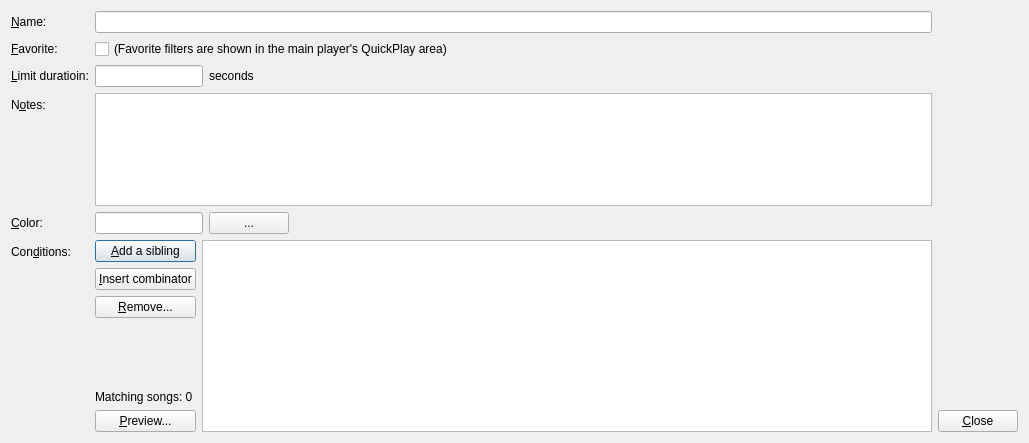
<?xml version="1.0" encoding="UTF-8"?>
<ui version="4.0">
 <class>DlgEditFilter</class>
 <widget class="QDialog" name="DlgEditFilter">
  <property name="geometry">
   <rect>
    <x>0</x>
    <y>0</y>
    <width>1029</width>
    <height>443</height>
   </rect>
  </property>
  <property name="windowTitle">
   <string>SkauTan: Filter</string>
  </property>
  <layout class="QHBoxLayout" name="horizontalLayout_2">
   <item>
    <layout class="QFormLayout" name="formLayout">
     <property name="labelAlignment">
      <set>Qt::AlignLeading|Qt::AlignLeft|Qt::AlignTop</set>
     </property>
     <item row="0" column="0">
      <widget class="QLabel" name="label">
       <property name="text">
        <string>&amp;Name:</string>
       </property>
       <property name="buddy">
        <cstring>leDisplayName</cstring>
       </property>
      </widget>
     </item>
     <item row="0" column="1">
      <widget class="QLineEdit" name="leDisplayName"/>
     </item>
     <item row="3" column="0">
      <widget class="QLabel" name="label_2">
       <property name="text">
        <string>N&amp;otes:</string>
       </property>
       <property name="buddy">
        <cstring>pteNotes</cstring>
       </property>
      </widget>
     </item>
     <item row="3" column="1">
      <widget class="QPlainTextEdit" name="pteNotes">
       <property name="tabChangesFocus">
        <bool>true</bool>
       </property>
      </widget>
     </item>
     <item row="5" column="0">
      <widget class="QLabel" name="label_3">
       <property name="text">
        <string>Con&amp;ditions:</string>
       </property>
       <property name="buddy">
        <cstring>twNodes</cstring>
       </property>
      </widget>
     </item>
     <item row="5" column="1">
      <layout class="QHBoxLayout" name="horizontalLayout_3">
       <item>
        <layout class="QVBoxLayout" name="verticalLayout_2">
         <item>
          <widget class="QPushButton" name="btnAddSibling">
           <property name="text">
            <string>&amp;Add a sibling</string>
           </property>
          </widget>
         </item>
         <item>
          <widget class="QPushButton" name="btnInsertCombinator">
           <property name="text">
            <string>&amp;Insert combinator</string>
           </property>
          </widget>
         </item>
         <item>
          <widget class="QPushButton" name="btnRemoveFilter">
           <property name="text">
            <string>&amp;Remove...</string>
           </property>
          </widget>
         </item>
         <item>
          <spacer name="verticalSpacer_2">
           <property name="orientation">
            <enum>Qt::Vertical</enum>
           </property>
           <property name="sizeHint" stdset="0">
            <size>
             <width>20</width>
             <height>40</height>
            </size>
           </property>
          </spacer>
         </item>
         <item>
          <widget class="QLabel" name="lblMatchingSongCount">
           <property name="text">
            <string notr="true">Matching songs: 0</string>
           </property>
          </widget>
         </item>
         <item>
          <widget class="QPushButton" name="btnPreview">
           <property name="text">
            <string>&amp;Preview...</string>
           </property>
          </widget>
         </item>
        </layout>
       </item>
       <item>
        <widget class="QTreeWidget" name="twNodes">
         <property name="sizePolicy">
          <sizepolicy hsizetype="Expanding" vsizetype="MinimumExpanding">
           <horstretch>0</horstretch>
           <verstretch>0</verstretch>
          </sizepolicy>
         </property>
         <property name="editTriggers">
          <set>QAbstractItemView::CurrentChanged|QAbstractItemView::EditKeyPressed|QAbstractItemView::SelectedClicked</set>
         </property>
         <attribute name="headerVisible">
          <bool>false</bool>
         </attribute>
         <column>
          <property name="text">
           <string notr="true">1</string>
          </property>
         </column>
        </widget>
       </item>
      </layout>
     </item>
     <item row="1" column="0">
      <widget class="QLabel" name="label_4">
       <property name="text">
        <string>&amp;Favorite:</string>
       </property>
       <property name="buddy">
        <cstring>chbIsFavorite</cstring>
       </property>
      </widget>
     </item>
     <item row="1" column="1">
      <widget class="QCheckBox" name="chbIsFavorite">
       <property name="text">
        <string>(Favorite filters are shown in the main player's QuickPlay area)</string>
       </property>
      </widget>
     </item>
     <item row="4" column="0">
      <widget class="QLabel" name="label_5">
       <property name="text">
        <string>&amp;Color:</string>
       </property>
       <property name="buddy">
        <cstring>leBgColor</cstring>
       </property>
      </widget>
     </item>
     <item row="4" column="1">
      <layout class="QHBoxLayout" name="horizontalLayout">
       <item>
        <widget class="QLineEdit" name="leBgColor">
         <property name="sizePolicy">
          <sizepolicy hsizetype="Fixed" vsizetype="Fixed">
           <horstretch>0</horstretch>
           <verstretch>0</verstretch>
          </sizepolicy>
         </property>
        </widget>
       </item>
       <item>
        <widget class="QPushButton" name="btnBgColor">
         <property name="text">
          <string>...</string>
         </property>
        </widget>
       </item>
       <item>
        <spacer name="horizontalSpacer">
         <property name="orientation">
          <enum>Qt::Horizontal</enum>
         </property>
         <property name="sizeHint" stdset="0">
          <size>
           <width>40</width>
           <height>20</height>
          </size>
         </property>
        </spacer>
       </item>
      </layout>
     </item>
     <item row="2" column="0">
      <widget class="QLabel" name="label_6">
       <property name="text">
        <string>&amp;Limit duratioin:</string>
       </property>
       <property name="buddy">
        <cstring>leDurationLimit</cstring>
       </property>
      </widget>
     </item>
     <item row="2" column="1">
      <layout class="QHBoxLayout" name="horizontalLayout_4">
       <item>
        <widget class="QLineEdit" name="leDurationLimit">
         <property name="sizePolicy">
          <sizepolicy hsizetype="Preferred" vsizetype="Fixed">
           <horstretch>0</horstretch>
           <verstretch>0</verstretch>
          </sizepolicy>
         </property>
        </widget>
       </item>
       <item>
        <widget class="QLabel" name="label_7">
         <property name="text">
          <string>seconds</string>
         </property>
        </widget>
       </item>
       <item>
        <spacer name="horizontalSpacer_2">
         <property name="orientation">
          <enum>Qt::Horizontal</enum>
         </property>
         <property name="sizeHint" stdset="0">
          <size>
           <width>40</width>
           <height>20</height>
          </size>
         </property>
        </spacer>
       </item>
      </layout>
     </item>
    </layout>
   </item>
   <item>
    <layout class="QVBoxLayout" name="verticalLayout">
     <item>
      <spacer name="verticalSpacer">
       <property name="orientation">
        <enum>Qt::Vertical</enum>
       </property>
       <property name="sizeHint" stdset="0">
        <size>
         <width>20</width>
         <height>40</height>
        </size>
       </property>
      </spacer>
     </item>
     <item>
      <widget class="QPushButton" name="btnClose">
       <property name="text">
        <string>&amp;Close</string>
       </property>
      </widget>
     </item>
    </layout>
   </item>
  </layout>
 </widget>
 <tabstops>
  <tabstop>leDisplayName</tabstop>
  <tabstop>chbIsFavorite</tabstop>
  <tabstop>leDurationLimit</tabstop>
  <tabstop>pteNotes</tabstop>
  <tabstop>leBgColor</tabstop>
  <tabstop>btnBgColor</tabstop>
  <tabstop>twNodes</tabstop>
  <tabstop>btnAddSibling</tabstop>
  <tabstop>btnInsertCombinator</tabstop>
  <tabstop>btnRemoveFilter</tabstop>
  <tabstop>btnPreview</tabstop>
  <tabstop>btnClose</tabstop>
 </tabstops>
 <resources/>
 <connections/>
</ui>
